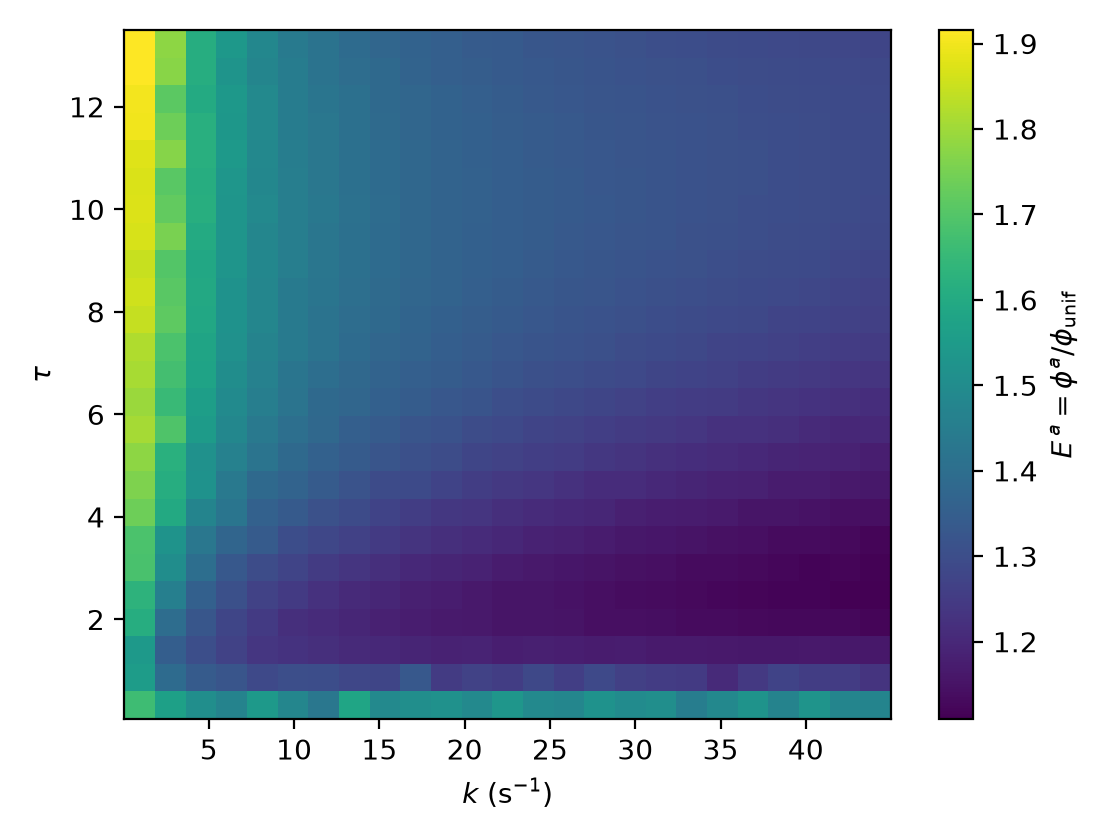

Generate this figure with Python:
"""Figure 3(a): heatmap of active (swimmer) boundary accumulation E^a over the (k, tau) kick-parameter plane (25 x 25 grid over 4096 Saltelli runs).

Renders a simple version of this panel from figure_3_a.csv alone (no processing).
Run: python3 figure_3_a.py
"""
from pathlib import Path
import pandas as pd
import matplotlib
matplotlib.use("Agg")
import matplotlib.pyplot as plt

HERE = Path(__file__).resolve().parent
STEM = "figure_3_a"
df = pd.read_csv(HERE / f"{STEM}.csv")

piv = df.pivot(index="tau", columns="k", values="E")
k = piv.columns.values
tau = piv.index.values
dk, dt = k[1] - k[0], tau[1] - tau[0]

fig, ax = plt.subplots(figsize=(5.6, 4.2))
im = ax.imshow(piv.values, origin="lower", aspect="auto", cmap="viridis",
               extent=[k[0] - dk / 2, k[-1] + dk / 2,
                       tau[0] - dt / 2, tau[-1] + dt / 2])
fig.colorbar(im, ax=ax, label=r"$E^{\,a} = \phi^{a}/\phi_{\rm unif}$")
ax.set_xlabel(r"$k$ (s$^{-1}$)")
ax.set_ylabel(r"$\tau$")

fig.tight_layout()
fig.savefig(HERE / f"{STEM}.png", dpi=200)
print(f"saved {STEM}.png")
